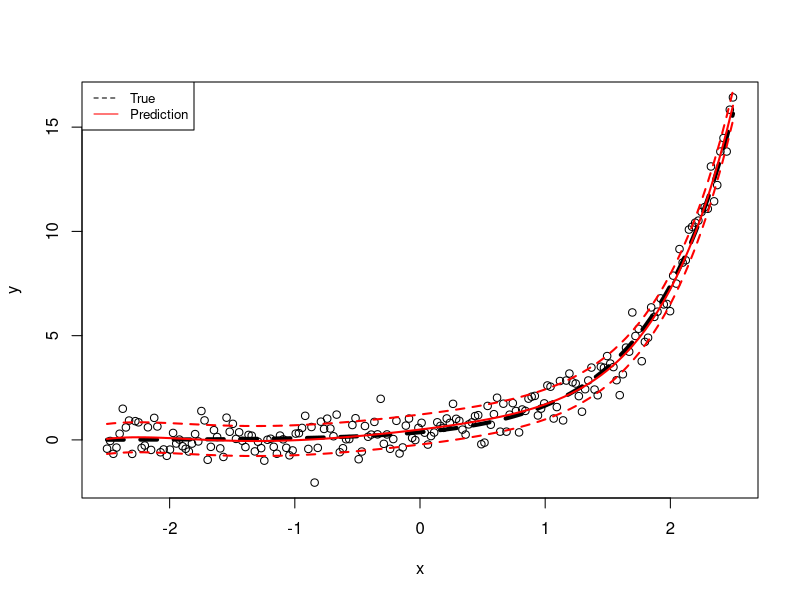

Generate this figure with R:

# Generate the data
n = 200
xs = seq(-2.5, 2.5, length.out=n)
ys = exp(1.5*xs - 1) + rnorm(n, 0, 0.64)

# Choose default hyperparameters (max degree of feature transform, deg, and regularization coefficient, lambda)
deg    = 7
m      = deg+1
lambda = 4


#' Perform feature transformation of input data x
#'
#' @param x input data
#' @param d maximum degree of feature transform
#'
#' @return transformed data x
phi <- function(x, d=deg){
  phiX = matrix(NA, nrow=length(x), ncol=d+1)
  for(i in 1:length(x)){
    row = rep(x[i], d+1)
    for (j in 0:d){
      row[j+1] = row[j+1]**j
    }
    phiX[i, ] = row
  }
  return(phiX)
}

#' Find regularized least-squares weights
#'
#' @param X input values
#' @param y target values
#' @param regcoeff regularization coefficient
#'
#' @return vector of optimal weights
fit <- function(X, y, regcoeff=lambda){
  w <- solve(t(X) %*% X + diag(regcoeff, dim(X)[2], dim(X)[2])) %*% t(X) %*% y
  return(w)
}

#' Calculate the predicted output value for a single input x using weights w
#'
#' @param x input value
#' @param w weights
#'
#' @return predicted output
predict <- function(x, w){
  y = 0
  for (i in 0:deg){
    y = y + w[i+1] * (x**i)
  }
  return(y)
}

#' Compute mean CV error (leave-one-out CV)
#'
#' @param xs input values
#' @param ys target values
#' @param deg maximum degree of feature transform
#' @param lambda regularization coefficient
#'
#' @return mean CV error
crossValidation <- function(xs=xs, ys=ys, deg=deg, lambda=lambda){
  err = 0
  for (i in 1:length(xs)){
    phiX = phi(xs[-i], deg)
    w = fit(phiX, ys[-i], lambda)
    predYs = phiX %*% w
    err = err + norm(ys[-i]-predYs)
  }
  return(err/length(xs))
}

findOptimumDegAndLambda <- function(xs, ys, dValues=2:7, lambdaVals=c(0, 0.005, 0.01, 0.1, 0.5, 1, 2, 5, 10, 25), verbose=TRUE){
  optErr = Inf
  optLambda = NA
  optD = NA
  
  if(verbose){
    print("deg      lambda  err")
  }
  
  for(d in dValues){
    for(lambda in lambdaVals){
      err = crossValidation(xs, ys, deg, lambda)
      if(verbose){
        # sprintf("lambda=%.4f, err=%.4f", lambda, err)
        print(c(d, lambda, err))
      }
      if (err < optErr){
        optErr = err
        optLambda = lambda
        optD = d
      }
    }
  }
  return(c(d, optLambda))
}
# phiX = phi(xs, deg)
# w = fit(phiX, ys, lambda)


plotVsTrue <- function(xs, ys, w, sd=NA){
  predictGivenW <- function(x){
    return(predict(x, w))
  }
  
  predictGivenWPlusSd <- function(x){
    return(predict(x, w) + sd)
  }
  predictGivenWMinusSd <- function(x){
    return(predict(x, w) - sd)
  }
  
  plot(xs, ys, xlab="x", ylab="y")
  curve(exp(1.5*x -1), add=TRUE, lty=2, lwd=4)
  curve(predictGivenW, add=TRUE, col="red", lwd=2)
  # curve(phi(x)%*%w, add=TRUE, col="red", lwd=2)
  
  # Add standard deviation 'tube'
  if (!is.na(sd)){
    curve(predictGivenWPlusSd, add=TRUE, col="red", lty=2, lwd=2)
    curve(predictGivenWMinusSd, add=TRUE, col="red", lty=2, lwd=2)
  }
  
  legend("topleft", legend=c("True", "Prediction"),
         col=c("black", "red"), lty=c(2,1), cex=0.8)
  # lines(xs, phiX%*%w, col="red", lwd=2)
}

params = findOptimumDegAndLambda(xs, ys, verbose=FALSE)
deg    = params[1]
lambda = params[2]
print(sprintf("optimum d=%s, lambda=%s", deg, lambda))

phiX = phi(xs, deg)
w = fit(phiX, ys, lambda)
predYs = phiX %*% w
variance = norm(ys - predYs)/(n-1)

# Find percentage of data points within 1 SD of prediction
count = 0
for (i in 1:length(xs)){
  if(abs(predict(xs[i], w) - ys[i]) < sqrt(variance)){
    count = count + 1
  }
}
print(sprintf("Total percentage of data points within the 1SD 'tube': %s", 100*count/length(xs)))

plotVsTrue(xs, ys, w, sqrt(variance))